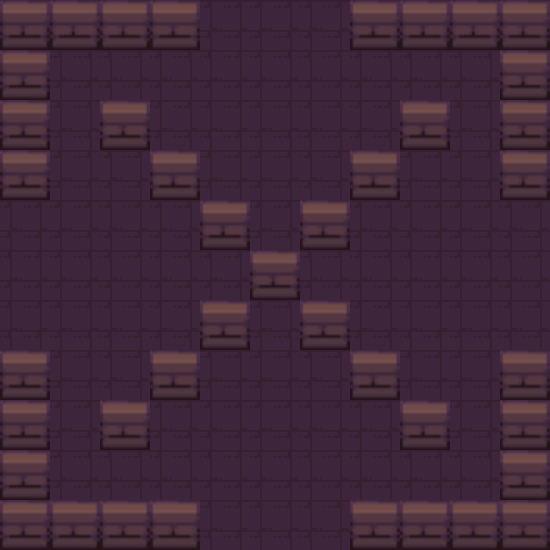

This is a level from a 2D game, rendered from its Tiled map with the project's own tilesets. A one-line summary and the complete map file follow:
An orthogonal 11x11 tile map with 50x50 px tiles, 1 tile layer (Capa de patrones 1) and 26 objects (Player, Enemy, Chest, Healing, Ending).

<map version="1.9" tiledversion="1.9.1" orientation="orthogonal" renderorder="right-down" width="11" height="11" tilewidth="50" tileheight="50" infinite="0" nextlayerid="3" nextobjectid="46">
 <tileset firstgid="1" source="dungeonTileSet1.tsx" />
 <layer id="1" name="Capa de patrones 1" width="11" height="11">
  <data encoding="csv">
1,1,1,1,2,2,2,1,1,1,1,
1,2,2,2,2,2,2,2,2,2,1,
1,2,1,2,2,2,2,2,1,2,1,
1,2,2,1,2,2,2,1,2,2,1,
2,2,2,2,1,2,1,2,2,2,2,
2,2,2,2,2,1,2,2,2,2,2,
2,2,2,2,1,2,1,2,2,2,2,
1,2,2,1,2,2,2,1,2,2,1,
1,2,1,2,2,2,2,2,1,2,1,
1,2,2,2,2,2,2,2,2,2,1,
1,1,1,1,2,2,2,1,1,1,1
</data>
 </layer>
 <objectgroup id="2" name="Capa de Objetos 1">
  <object id="2" x="100" y="100.993">
   <polygon points="0,0 50,0 50,49.0078 0,49.0078 0,0" />
  </object>
  <object id="13" name="Player" x="254.91" y="391.788" width="39" height="41" />
  <object id="15" x="150" y="150">
   <polygon points="0,0 50,0 50,50 0,50" />
  </object>
  <object id="16" x="200" y="200">
   <polygon points="0,0 50,0 50,50 0,50" />
  </object>
  <object id="18" x="300" y="250">
   <polygon points="0,0 0,-50 50,-50 50,0" />
  </object>
  <object id="19" x="350" y="200">
   <polygon points="0,0 0,-50 50,-50 50,0" />
  </object>
  <object id="20" x="400" y="150">
   <polygon points="0,0 0,-49.0348 50,-49.0348 50,0" />
  </object>
  <object id="21" x="300" y="300">
   <polygon points="0,0 50,0 50,50 0,50" />
  </object>
  <object id="22" x="350" y="350">
   <polygon points="0,0 50,0 50,50 0,50" />
  </object>
  <object id="23" x="400" y="400">
   <polygon points="0,0 50,0 50,49.625 0,49.625" />
  </object>
  <object id="24" x="200" y="350">
   <polygon points="0,0 0,-50 50,-50 50,0" />
  </object>
  <object id="25" x="150" y="400">
   <polygon points="0,0 0,-50 50,-50 50,0" />
  </object>
  <object id="26" x="100" y="400">
   <polygon points="0,0 50,0 50,49.0157 0,49.0157" />
  </object>
  <object id="27" x="50" y="200">
   <polygon points="0,0 0,-200 -50,-200 -50,0" />
  </object>
  <object id="28" x="0" y="350">
   <polygon points="0,0 50,0 50,200 0,200" />
  </object>
  <object id="29" x="50" y="501.003">
   <polygon points="0,0 150,0 150,48.9968 0,48.9968" />
  </object>
  <object id="30" x="350" y="501.006">
   <polygon points="0,0 200,0 200,48.9933 0,48.9933" />
  </object>
  <object id="31" x="500" y="500.964">
   <polygon points="0,0 0,-150.964 50,-150.964 50,0" />
  </object>
  <object id="32" x="500" y="200">
   <polygon points="0,0 0,-200 50,-200 50,0" />
  </object>
  <object id="33" x="500" y="49.0117">
   <polygon points="0,0 -150,0 -150,-49.0117 0,-49.0117" />
  </object>
  <object id="34" x="200" y="49.03">
   <polygon points="0,0 0,-49.03 -150,-49.03 -150,0" />
  </object>
  <object id="35" name="Enemy" x="250" y="100" width="50" height="50" />
  <object id="36" name="Chest" x="85.8174" y="60.2004" width="38.4257" height="35.864" />
  <object id="37" name="Healing" x="255.531" y="179.96" width="38.4257" height="35.864" />
  <object id="39" x="250" y="250">
   <polygon points="0,0 50,0 50,50 0,50" />
  </object>
  <object id="45" name="Ending" x="262.667" y="312" width="24" height="25.3333" />
 </objectgroup>
</map>